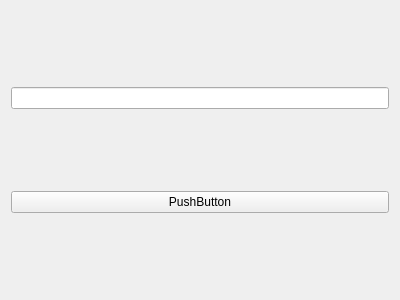
<?xml version="1.0" encoding="UTF-8"?>
<ui version="4.0">
 <class>SideWindow</class>
 <widget class="QWidget" name="SideWindow">
  <property name="geometry">
   <rect>
    <x>0</x>
    <y>0</y>
    <width>400</width>
    <height>300</height>
   </rect>
  </property>
  <property name="windowTitle">
   <string>Form</string>
  </property>
  <layout class="QVBoxLayout" name="verticalLayout">
   <item>
    <widget class="QLineEdit" name="lineEdit"/>
   </item>
   <item>
    <widget class="QPushButton" name="pushButton">
     <property name="text">
      <string>PushButton</string>
     </property>
    </widget>
   </item>
  </layout>
 </widget>
 <resources/>
 <connections/>
</ui>
